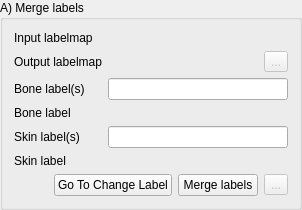
        <widget class="ctkCollapsibleGroupBox" name="MergeLabelsCollapsibleGroupBox">
         <property name="sizePolicy">
          <sizepolicy hsizetype="Preferred" vsizetype="Minimum">
           <horstretch>0</horstretch>
           <verstretch>0</verstretch>
          </sizepolicy>
         </property>
         <property name="title">
          <string>A) Merge labels</string>
         </property>
         <property name="collapsedHeight">
          <number>5</number>
         </property>
         <layout class="QGridLayout" name="gridLayout_4">
          <item row="0" column="0">
           <widget class="QLabel" name="MergeLabelsInputLabel">
            <property name="sizePolicy">
             <sizepolicy hsizetype="Preferred" vsizetype="Minimum">
              <horstretch>0</horstretch>
              <verstretch>0</verstretch>
             </sizepolicy>
            </property>
            <property name="text">
             <string>Input labelmap</string>
            </property>
            <property name="workflow" stdset="0">
             <stringlist>
              <string>2</string>
             </stringlist>
            </property>
           </widget>
          </item>
          <item row="0" column="1" colspan="2">
           <widget class="qMRMLNodeComboBox" name="MergeLabelsInputNodeComboBox">
            <property name="sizePolicy">
             <sizepolicy hsizetype="Expanding" vsizetype="Minimum">
              <horstretch>0</horstretch>
              <verstretch>0</verstretch>
             </sizepolicy>
            </property>
            <property name="toolTip">
             <string>Select the labelmap from which label will be merged</string>
            </property>
            <property name="nodeTypes">
             <stringlist>
              <string>vtkMRMLScalarVolumeNode</string>
             </stringlist>
            </property>
            <property name="baseName">
             <string>InputLabelMap</string>
            </property>
            <property name="addEnabled">
             <bool>false</bool>
            </property>
            <property name="workflow" stdset="0">
             <stringlist>
              <string>2</string>
             </stringlist>
            </property>
           </widget>
          </item>
          <item row="1" column="0">
           <widget class="QLabel" name="MergeLabelsOutputLabel">
            <property name="sizePolicy">
             <sizepolicy hsizetype="Preferred" vsizetype="Minimum">
              <horstretch>0</horstretch>
              <verstretch>0</verstretch>
             </sizepolicy>
            </property>
            <property name="text">
             <string>Output labelmap</string>
            </property>
            <property name="workflow" stdset="0">
             <stringlist>
              <string>1</string>
              <string>2</string>
             </stringlist>
            </property>
           </widget>
          </item>
          <item row="1" column="1">
           <widget class="qMRMLNodeComboBox" name="MergeLabelsOutputNodeComboBox">
            <property name="sizePolicy">
             <sizepolicy hsizetype="Expanding" vsizetype="Minimum">
              <horstretch>0</horstretch>
              <verstretch>0</verstretch>
             </sizepolicy>
            </property>
            <property name="toolTip">
             <string>Select the output merged labelmap</string>
            </property>
            <property name="nodeTypes">
             <stringlist>
              <string>vtkMRMLScalarVolumeNode</string>
             </stringlist>
            </property>
            <property name="showChildNodeTypes">
             <bool>true</bool>
            </property>
            <property name="baseName">
             <string>MergedLabelmap</string>
            </property>
            <property name="renameEnabled">
             <bool>true</bool>
            </property>
            <property name="workflow" stdset="0">
             <stringlist>
              <string>1</string>
              <string>2</string>
             </stringlist>
            </property>
           </widget>
          </item>
          <item row="2" column="0">
           <widget class="QLabel" name="BoneLabelsLabel">
            <property name="sizePolicy">
             <sizepolicy hsizetype="Preferred" vsizetype="Minimum">
              <horstretch>0</horstretch>
              <verstretch>0</verstretch>
             </sizepolicy>
            </property>
            <property name="text">
             <string>Bone label(s)</string>
            </property>
            <property name="workflow" stdset="0">
             <stringlist>
              <string>1</string>
              <string>2</string>
             </stringlist>
            </property>
           </widget>
          </item>
          <item row="2" column="1" colspan="2">
           <widget class="QLineEdit" name="BoneLabelsLineEdit">
            <property name="sizePolicy">
             <sizepolicy hsizetype="Expanding" vsizetype="Minimum">
              <horstretch>0</horstretch>
              <verstretch>0</verstretch>
             </sizepolicy>
            </property>
            <property name="toolTip">
             <string>List of labels that will be merged into the Bone Label</string>
            </property>
            <property name="workflow" stdset="0">
             <stringlist>
              <string>1</string>
              <string>2</string>
             </stringlist>
            </property>
           </widget>
          </item>
          <item row="3" column="0">
           <widget class="QLabel" name="BoneLabelLabel">
            <property name="sizePolicy">
             <sizepolicy hsizetype="Preferred" vsizetype="Minimum">
              <horstretch>0</horstretch>
              <verstretch>0</verstretch>
             </sizepolicy>
            </property>
            <property name="text">
             <string>Bone label</string>
            </property>
            <property name="workflow" stdset="0">
             <stringlist>
              <string>2</string>
             </stringlist>
            </property>
           </widget>
          </item>
          <item row="3" column="1" colspan="2">
           <widget class="qMRMLLabelComboBox" name="BoneLabelComboBox">
            <property name="sizePolicy">
             <sizepolicy hsizetype="Expanding" vsizetype="Minimum">
              <horstretch>0</horstretch>
              <verstretch>0</verstretch>
             </sizepolicy>
            </property>
            <property name="toolTip">
             <string>Label which the Bone Label(s) will be merged into</string>
            </property>
            <property name="workflow" stdset="0">
             <stringlist>
              <string>2</string>
             </stringlist>
            </property>
           </widget>
          </item>
          <item row="4" column="0">
           <widget class="QLabel" name="SkinLabelsLabel">
            <property name="sizePolicy">
             <sizepolicy hsizetype="Preferred" vsizetype="Minimum">
              <horstretch>0</horstretch>
              <verstretch>0</verstretch>
             </sizepolicy>
            </property>
            <property name="text">
             <string>Skin label(s)</string>
            </property>
            <property name="workflow" stdset="0">
             <stringlist>
              <string>1</string>
              <string>2</string>
             </stringlist>
            </property>
           </widget>
          </item>
          <item row="4" column="1" colspan="2">
           <widget class="QLineEdit" name="SkinLabelsLineEdit">
            <property name="sizePolicy">
             <sizepolicy hsizetype="Expanding" vsizetype="Minimum">
              <horstretch>0</horstretch>
              <verstretch>0</verstretch>
             </sizepolicy>
            </property>
            <property name="toolTip">
             <string>List of labels that will be merged into the Skin Label</string>
            </property>
            <property name="workflow" stdset="0">
             <stringlist>
              <string>1</string>
              <string>2</string>
             </stringlist>
            </property>
           </widget>
          </item>
          <item row="5" column="0">
           <widget class="QLabel" name="SkinLabelLabel">
            <property name="sizePolicy">
             <sizepolicy hsizetype="Preferred" vsizetype="Minimum">
              <horstretch>0</horstretch>
              <verstretch>0</verstretch>
             </sizepolicy>
            </property>
            <property name="text">
             <string>Skin label</string>
            </property>
            <property name="workflow" stdset="0">
             <stringlist>
              <string>2</string>
             </stringlist>
            </property>
           </widget>
          </item>
          <item row="5" column="1" colspan="2">
           <widget class="qMRMLLabelComboBox" name="SkinLabelComboBox">
            <property name="sizePolicy">
             <sizepolicy hsizetype="Expanding" vsizetype="Minimum">
              <horstretch>0</horstretch>
              <verstretch>0</verstretch>
             </sizepolicy>
            </property>
            <property name="toolTip">
             <string>Label which the Skin Label(s) will be merged into</string>
            </property>
            <property name="workflow" stdset="0">
             <stringlist>
              <string>2</string>
             </stringlist>
            </property>
           </widget>
          </item>
          <item row="6" column="0" colspan="3">
           <layout class="QHBoxLayout" name="horizontalLayout_7">
            <item>
             <spacer name="horizontalSpacer_6">
              <property name="orientation">
               <enum>Qt::Horizontal</enum>
              </property>
              <property name="sizeHint" stdset="0">
               <size>
                <width>40</width>
                <height>20</height>
               </size>
              </property>
             </spacer>
            </item>
            <item>
             <widget class="QPushButton" name="MergeLabelsGoToModulePushButton">
              <property name="toolTip">
               <string>Open the &quot;Change Label&quot; module</string>
              </property>
              <property name="text">
               <string>Go To Change Label</string>
              </property>
              <property name="workflow" stdset="0">
               <stringlist>
                <string>2</string>
               </stringlist>
              </property>
             </widget>
            </item>
            <item>
             <widget class="QPushButton" name="MergeLabelsApplyPushButton">
              <property name="sizePolicy">
               <sizepolicy hsizetype="Minimum" vsizetype="Fixed">
                <horstretch>0</horstretch>
                <verstretch>0</verstretch>
               </sizepolicy>
              </property>
              <property name="toolTip">
               <string>&lt;!DOCTYPE HTML PUBLIC &quot;-//W3C//DTD HTML 4.0//EN&quot; &quot;http://www.w3.org/TR/REC-html40/strict.dtd&quot;&gt;
&lt;html&gt;&lt;head&gt;&lt;meta name=&quot;qrichtext&quot; content=&quot;1&quot; /&gt;&lt;style type=&quot;text/css&quot;&gt;
p, li { white-space: pre-wrap; }
&lt;/style&gt;&lt;/head&gt;&lt;body style=&quot; font-family:'MS Shell Dlg 2'; font-size:8.25pt; font-weight:400; font-style:normal;&quot;&gt;
&lt;p style=&quot; margin-top:0px; margin-bottom:0px; margin-left:0px; margin-right:0px; -qt-block-indent:0; text-indent:0px;&quot;&gt;&lt;span style=&quot; font-size:8pt;&quot;&gt;Unify the bone(s) and skin(s) labels of the labelmap into respectively a single bone and skin label.&lt;/span&gt;&lt;/p&gt;&lt;/body&gt;&lt;/html&gt;</string>
              </property>
              <property name="text">
               <string>Merge labels</string>
              </property>
              <property name="checkable">
               <bool>true</bool>
              </property>
             </widget>
            </item>
            <item>
             <widget class="QToolButton" name="MergeLabelsSaveToolButton">
              <property name="enabled">
               <bool>false</bool>
              </property>
              <property name="text">
               <string>...</string>
              </property>
              <property name="workflow" stdset="0">
               <stringlist>
                <string>0</string>
               </stringlist>
              </property>
             </widget>
            </item>
           </layout>
          </item>
          <item row="1" column="2">
           <widget class="QToolButton" name="MergeLabelsOutputNodeToolButton">
            <property name="enabled">
             <bool>false</bool>
            </property>
            <property name="toolTip">
             <string>Save the merged volume</string>
            </property>
            <property name="text">
             <string>...</string>
            </property>
            <property name="workflow" stdset="0">
             <stringlist>
              <string>1</string>
              <string>2</string>
             </stringlist>
            </property>
           </widget>
          </item>
         </layout>
        </widget>
